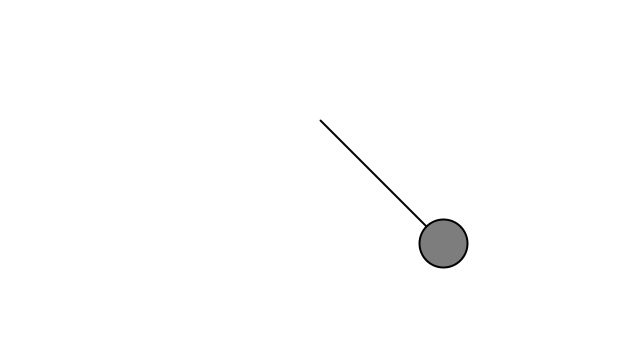
Frame 1 (no input)
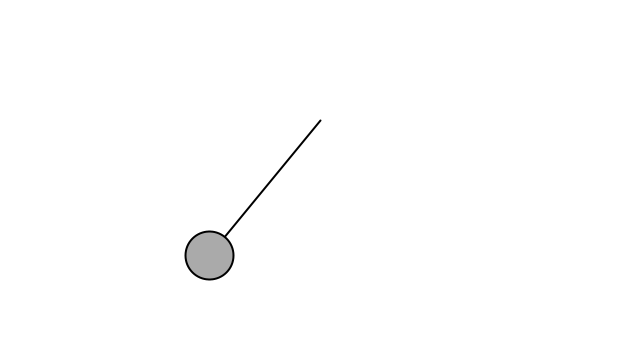
Frame 60 (the mouse pressed at the canvas centre just before this capture)
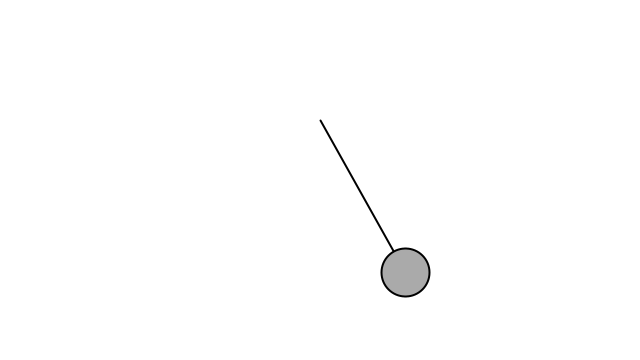
Frame 120 (the mouse held since frame 60 and released just before this capture)

The Processing sketch that drew these frames (run headless with seeded random() and noise(); from frame 60 on, the mouse is pressed at the canvas centre):

// Processing sketch: NOC_3_10
// ── NOC_3_10.pde
// Daniel Shiffman

Pendulum p;

void setup() {
  size(640,360);
  // Make a new Pendulum with an origin position and armlength
  p = new Pendulum(new PVector(width/2,120),175);

}

void draw() {

  background(255);
  p.go();
  
  
}

void mousePressed() {
  p.clicked(mouseX,mouseY);
}

void mouseReleased() {
  p.stopDragging();
}

// ── Pendulum.pde
class Pendulum {

  PVector position;    // position of pendulum ball
  PVector origin;      // position of arm origin
  float r;             // Length of arm
  float angle;         // Pendulum arm angle
  float aVelocity;     // Angle velocity
  float aAcceleration; // Angle acceleration
  float ballr;         // Ball radius
  float damping;       // Arbitary damping amount
  
  boolean hover=false;
  boolean dragging = false;

  // This constructor could be improved to allow a greater variety of pendulums
  Pendulum(PVector origin_, float r_) {
    // Fill all variables
    origin = origin_.copy();
    position = new PVector();
    r = r_;
    angle = PI/4;

    aVelocity = 0.0;
    aAcceleration = 0.0;
    damping = 0.998;   // Arbitrary damping
    ballr = 48.0;      // Arbitrary ball radius
  }

  void go() {
    update();
    drag();    //for user interaction
    hover();
    display();
  }

  // Function to update position
  void update() {
    // As long as we aren't dragging the pendulum, let it swing!
    if (!dragging) {
      float gravity = 0.4;                              // Arbitrary constant
      aAcceleration = (-1 * gravity / r) * sin(angle);  // Calculate acceleration (see: http://www.myphysicslab.com/pendulum1.html)
      aVelocity += aAcceleration;                 // Increment velocity
      aVelocity *= damping;                       // Arbitrary damping
      angle += aVelocity;                         // Increment angle
    }
    hover=false;
  }

  void display() {
    position.set(r*sin(angle), r*cos(angle), 0);         // Polar to cartesian conversion
    position.add(origin);                              // Make sure the position is relative to the pendulum's origin

    stroke(0);
    strokeWeight(2);
    // Draw the arm
    line(origin.x, origin.y, position.x, position.y);
    ellipseMode(CENTER);
    fill(170);
    if (dragging) fill(50);
    else if(hover)fill(125);
    

    // Draw the ball
    ellipse(position.x, position.y, ballr, ballr);
  }


  // The methods below are for mouse interaction

  // This checks to see if we clicked on the pendulum ball
  void clicked(int mx, int my) {
    float d = dist(mx, my, position.x, position.y);
    if (d < ballr) {
      dragging = true;
    }
  }

  // This tells us we are not longer clicking on the ball
  void stopDragging() {
    if (dragging) {
      aVelocity = 0; // No velocity once you let go
      dragging = false;
    }
  }

  void drag() {
    // If we are draging the ball, we calculate the angle between the 
    // pendulum origin and mouse position
    // we assign that angle to the pendulum
    if (dragging) {
      PVector diff = PVector.sub(origin, new PVector(mouseX, mouseY));      // Difference between 2 points
      angle = atan2(-1*diff.y, diff.x) - radians(90);                      // Angle relative to vertical axis
    }
  }
  void hover(){
    float d = dist(mouseX, mouseY, position.x, position.y);
    if (d < ballr) {
      hover = true;
    }
  }
}
